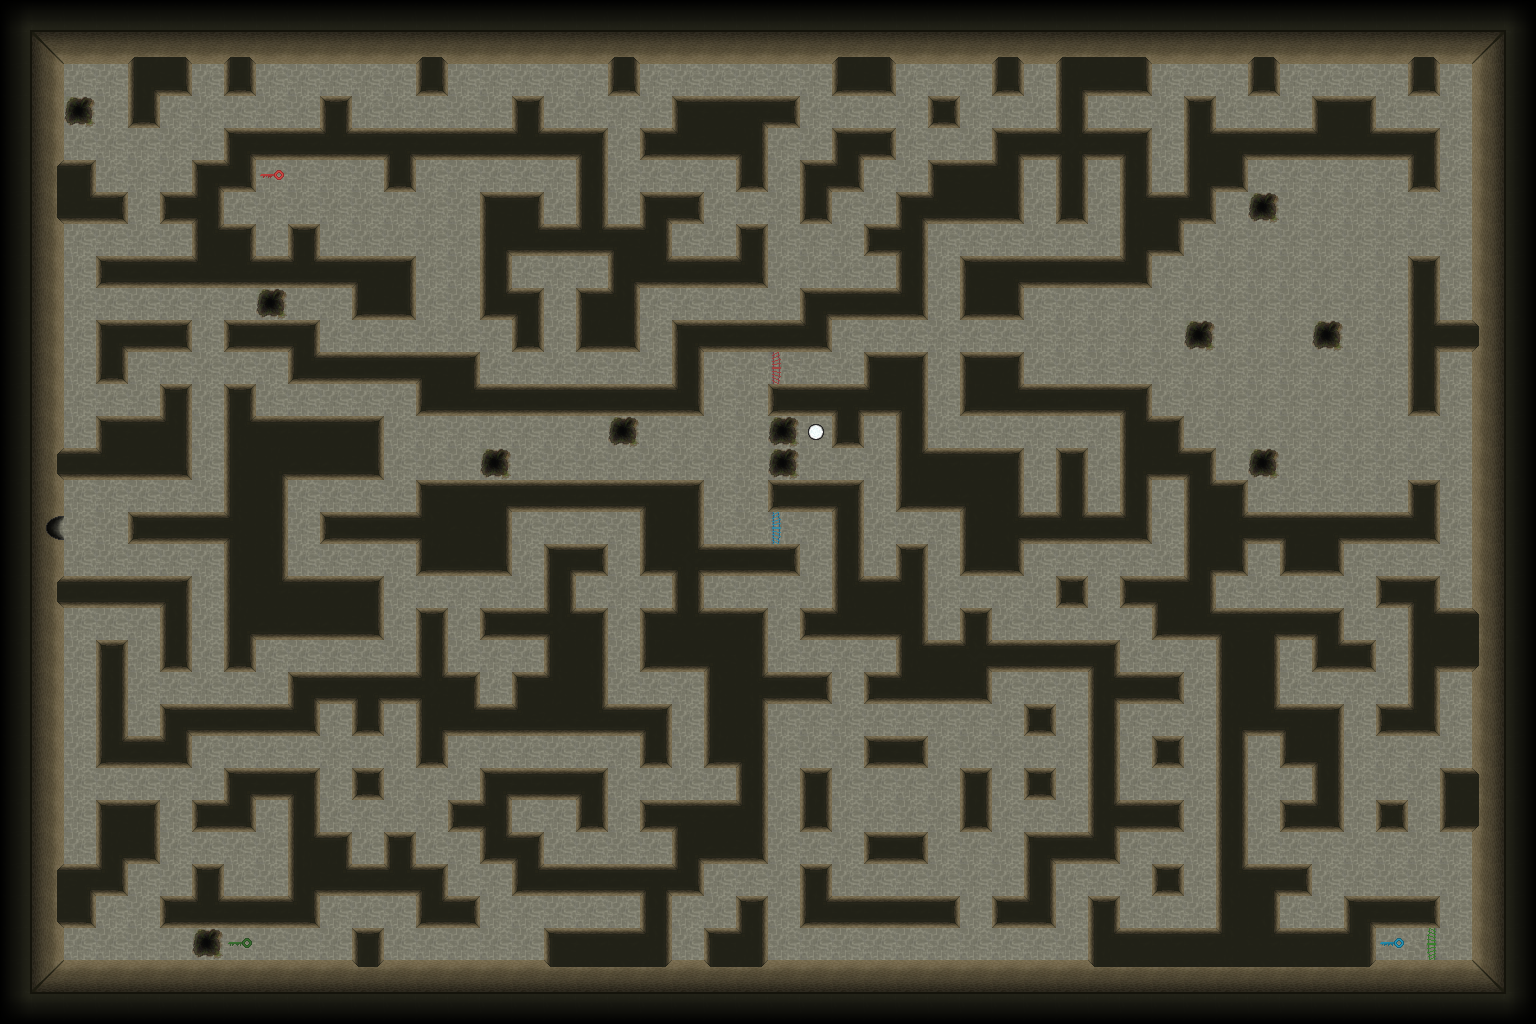

Below is a game level as drawn by its tile map, then a one-line description and the .tmx that defines it (tile-layer data replaced by summaries):
An orthogonal 48x32 tile map with 32x32 px tiles, 2 tile layers (base, interaction).

<map version="1.9" tiledversion="1.9.0" orientation="orthogonal" renderorder="right-down" width="48" height="32" tilewidth="32" tileheight="32" infinite="0" nextlayerid="3" nextobjectid="1">
 <tileset firstgid="1" source="../tileset/tileset.tsx" />
 <layer id="1" name="base" width="48" height="32">
  <data>[1536 cells, 1536 non-empty, 29 distinct tile ids]</data>
 </layer>
 <layer id="2" name="interaction" width="48" height="32">
  <data>[1536 cells, 3 non-empty, 3 distinct tile ids]</data>
 </layer>
</map>
